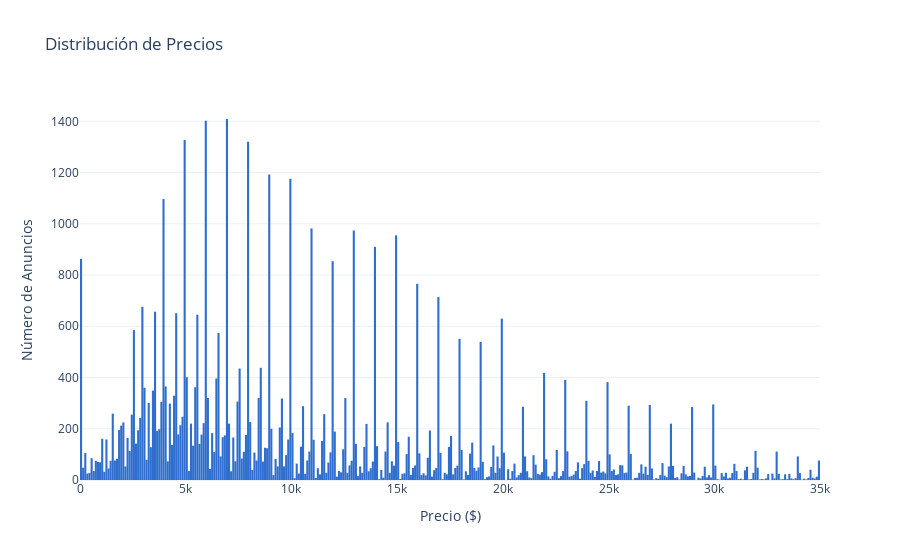

Notebook cell for this chart:
### Code cell
# Crear un histograma de la columna 'price'
lower_bound = df['price'].quantile(0.00)
upper_bound = df['price'].quantile(0.97)

df_filtered = df[(df['price'] >= lower_bound) & (df['price'] <= upper_bound)]

fig_hist = px.histogram(df_filtered, x="price", nbins = 400, color_discrete_sequence = ["#2F6ECE"], template="plotly_white", title="Distribución de Precios")
fig_hist.update_layout(xaxis_title="Precio ($)", yaxis_title="Número de Anuncios", bargap=0.01)
fig_hist.show()

### Figure 1 — Plotly figure (JSON) as saved in the notebook; plotly's stock layout.template omitted (floating-point values rounded to 4 significant figures; data arrays with more than 128 entries replaced by an {"elided": "..."} marker saying what was removed)
{"data": [{"bingroup": "x", "hovertemplate": "price=%{x}<br>count=%{y}<extra></extra>", "legendgroup": "", "marker": {"color": "#2F6ECE", "pattern": {"shape": ""}}, "name": "", "nbinsx": 400, "orientation": "v", "showlegend": false, "type": "histogram", "x": {"elided": "49984 int values"}, "xaxis": "x", "yaxis": "y"}], "layout": {"bargap": 0.01, "barmode": "relative", "legend": {"tracegroupgap": 0}, "title": {"text": "Distribución de Precios"}, "xaxis": {"anchor": "y", "domain": [0, 1], "title": {"text": "Precio ($)"}}, "yaxis": {"anchor": "x", "domain": [0, 1], "title": {"text": "Número de Anuncios"}}}}
